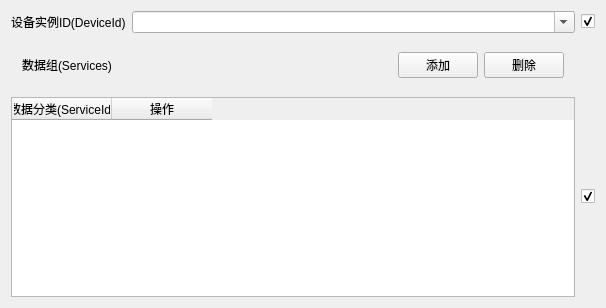
<?xml version="1.0" encoding="UTF-8"?>
<ui version="4.0">
 <class>CTcpEdgeTestDataView_ParaRead</class>
 <widget class="QWidget" name="CTcpEdgeTestDataView_ParaRead">
  <property name="geometry">
   <rect>
    <x>0</x>
    <y>0</y>
    <width>606</width>
    <height>308</height>
   </rect>
  </property>
  <property name="sizePolicy">
   <sizepolicy hsizetype="Preferred" vsizetype="Preferred">
    <horstretch>0</horstretch>
    <verstretch>0</verstretch>
   </sizepolicy>
  </property>
  <property name="windowTitle">
   <string>CTcpEdgeTestDataView_DataSubs</string>
  </property>
  <layout class="QGridLayout" name="gridLayout">
   <item row="0" column="2">
    <widget class="QCheckBox" name="__DeviceId__">
     <property name="sizePolicy">
      <sizepolicy hsizetype="Preferred" vsizetype="Fixed">
       <horstretch>0</horstretch>
       <verstretch>0</verstretch>
      </sizepolicy>
     </property>
     <property name="text">
      <string/>
     </property>
     <property name="checked">
      <bool>true</bool>
     </property>
    </widget>
   </item>
   <item row="0" column="0">
    <widget class="QLabel" name="label">
     <property name="text">
      <string>设备实例ID(DeviceId)</string>
     </property>
    </widget>
   </item>
   <item row="1" column="0" colspan="2">
    <widget class="QWidget" name="widget" native="true">
     <layout class="QHBoxLayout" name="horizontalLayout_2">
      <item>
       <widget class="QLabel" name="label_2">
        <property name="text">
         <string>数据组(Services)</string>
        </property>
       </widget>
      </item>
      <item>
       <spacer name="horizontalSpacer_4">
        <property name="orientation">
         <enum>Qt::Horizontal</enum>
        </property>
        <property name="sizeHint" stdset="0">
         <size>
          <width>40</width>
          <height>20</height>
         </size>
        </property>
       </spacer>
      </item>
      <item>
       <widget class="QPushButton" name="btnAdd">
        <property name="text">
         <string>添加</string>
        </property>
        <property name="icon">
         <iconset>
          <normaloff>:/Resources/add.png</normaloff>:/Resources/add.png</iconset>
        </property>
       </widget>
      </item>
      <item>
       <widget class="QPushButton" name="btnDelete">
        <property name="text">
         <string>删除</string>
        </property>
        <property name="icon">
         <iconset>
          <normaloff>:/Resources/delete.png</normaloff>:/Resources/delete.png</iconset>
        </property>
       </widget>
      </item>
     </layout>
    </widget>
   </item>
   <item row="2" column="0" colspan="2">
    <widget class="QTableWidget" name="_Services_">
     <property name="sizePolicy">
      <sizepolicy hsizetype="Preferred" vsizetype="Preferred">
       <horstretch>0</horstretch>
       <verstretch>0</verstretch>
      </sizepolicy>
     </property>
     <property name="minimumSize">
      <size>
       <width>0</width>
       <height>200</height>
      </size>
     </property>
     <column>
      <property name="text">
       <string>数据分类(ServiceId)</string>
      </property>
     </column>
     <column>
      <property name="text">
       <string>操作</string>
      </property>
     </column>
    </widget>
   </item>
   <item row="2" column="2">
    <widget class="QCheckBox" name="__Services__">
     <property name="sizePolicy">
      <sizepolicy hsizetype="Preferred" vsizetype="Fixed">
       <horstretch>0</horstretch>
       <verstretch>0</verstretch>
      </sizepolicy>
     </property>
     <property name="text">
      <string/>
     </property>
     <property name="checked">
      <bool>true</bool>
     </property>
    </widget>
   </item>
   <item row="0" column="1">
    <widget class="QComboBox" name="_DeviceId_">
     <property name="sizePolicy">
      <sizepolicy hsizetype="Expanding" vsizetype="Fixed">
       <horstretch>0</horstretch>
       <verstretch>0</verstretch>
      </sizepolicy>
     </property>
     <property name="editable">
      <bool>true</bool>
     </property>
    </widget>
   </item>
  </layout>
 </widget>
 <layoutdefault spacing="6" margin="11"/>
 <resources>
  <include location="../../../../TcpEdgeServer/TcpEdgeServer.qrc"/>
 </resources>
 <connections/>
</ui>
